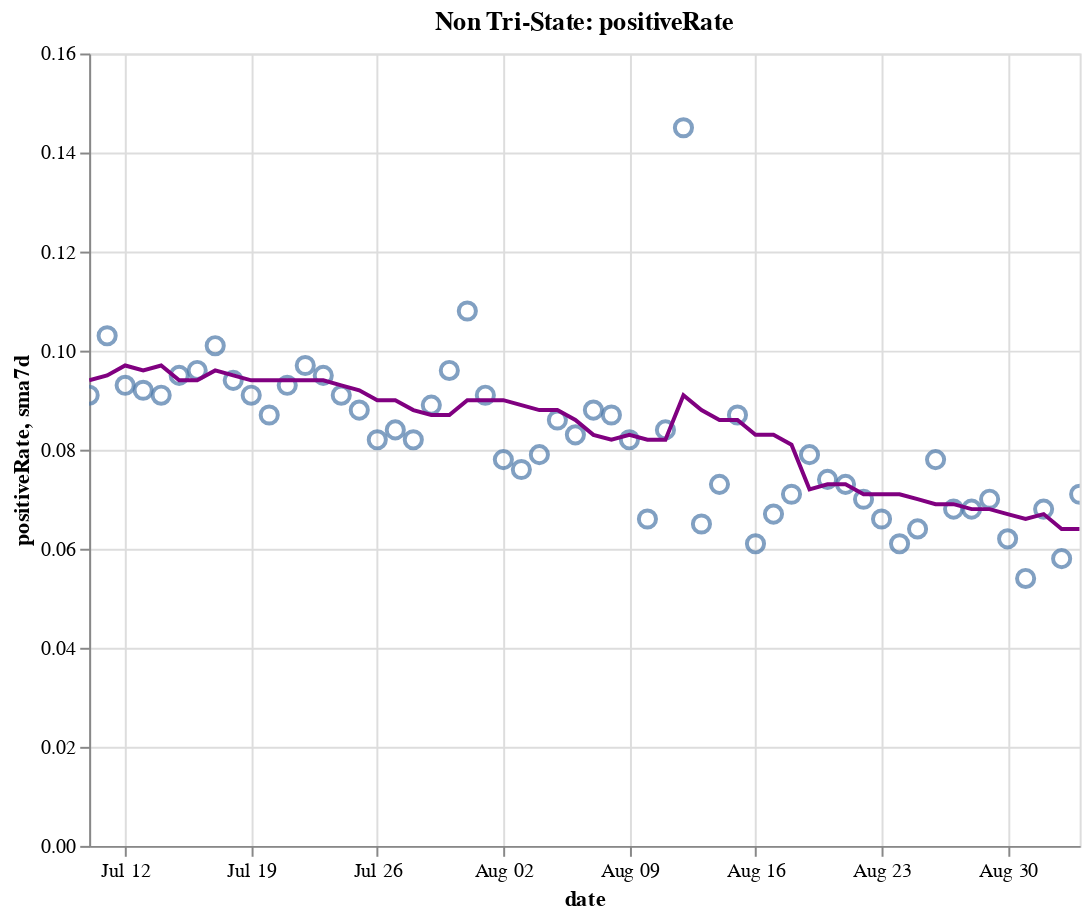

The code cell stored with this chart in its notebook:
### Code cell
create_plot(non_tristate, 'positiveRate')

### Figure 1 — Vega-Lite specification as saved in the notebook (floating-point values rounded to 4 significant figures)
{"config": {"view": {"continuousWidth": 400, "continuousHeight": 300}}, "layer": [{"layer": [{"mark": {"type": "point", "size": 75}, "encoding": {"tooltip": [{"type": "temporal", "field": "date"}, {"type": "quantitative", "field": "positiveRate"}, {"type": "quantitative", "field": "sma7d"}], "x": {"type": "temporal", "field": "date"}, "y": {"type": "quantitative", "field": "positiveRate"}}, "selection": {"selector016": {"type": "interval", "bind": "scales", "encodings": ["x", "y"]}}}, {"mark": {"type": "line", "color": "purple"}, "encoding": {"x": {"type": "temporal", "field": "date"}, "y": {"type": "quantitative", "field": "sma7d"}}}]}, {"mark": {"type": "rule", "color": "#aaa"}, "encoding": {"x": {"type": "temporal", "field": "date"}}, "transform": [{"filter": {"selection": "selector015"}}]}, {"mark": "circle", "encoding": {"opacity": {"condition": {"value": 1, "selection": "selector015"}, "value": 0}, "tooltip": [{"type": "temporal", "field": "date"}, {"type": "quantitative", "field": "positiveRate"}, {"type": "quantitative", "field": "sma7d"}], "x": {"type": "temporal", "field": "date"}, "y": {"type": "quantitative", "field": "positiveRate"}}, "selection": {"selector015": {"type": "single", "encodings": ["x"], "on": "mouseover", "nearest": true, "empty": "none"}}}, {"mark": {"type": "text", "align": "left", "dx": 5, "dy": -5, "stroke": "white", "strokeWidth": 2}, "encoding": {"text": {"type": "quantitative", "field": "positiveRate"}, "tooltip": [{"type": "temporal", "field": "date"}, {"type": "quantitative", "field": "positiveRate"}, {"type": "quantitative", "field": "sma7d"}], "x": {"type": "temporal", "field": "date"}, "y": {"type": "quantitative", "field": "positiveRate"}}, "transform": [{"filter": {"selection": "selector015"}}]}, {"mark": {"type": "text", "align": "left", "dx": 5, "dy": -5}, "encoding": {"text": {"type": "quantitative", "field": "positiveRate"}, "tooltip": [{"type": "temporal", "field": "date"}, {"type": "quantitative", "field": "positiveRate"}, {"type": "quantitative", "field": "sma7d"}], "x": {"type": "temporal", "field": "date"}, "y": {"type": "quantitative", "field": "positiveRate"}}, "transform": [{"filter": {"selection": "selector015"}}]}], "data": {"name": "data-5b51c091fc4db7602740b8ed9f1bff5e"}, "height": 400, "title": "Non Tri-State: positiveRate", "width": 500, "$schema": "https://vega.github.io/schema/vega-lite/v4.8.1.json", "datasets": {"data-5b51c091fc4db7602740b8ed9f1bff5e": [{"date": "2020-07-10T00:00:00", "totalTestResultsIncrease": 717600.0, "positiveIncrease": 65590.0, "death": 81650.0, "deathIncrease": 814.0, "positiveRate": 0.091, "state": "Non Tri-State", "sma7d": 0.094}, {"date": "2020-07-11T00:00:00", "totalTestResultsIncrease": 600600.0, "positiveIncrease": 61840.0, "death": 82350.0, "deathIncrease": 705.0, "positiveRate": 0.103, "state": "Non Tri-State", "sma7d": 0.095}, {"date": "2020-07-12T00:00:00", "totalTestResultsIncrease": 651700.0, "positiveIncrease": 60300.0, "death": 82810.0, "deathIncrease": 455.0, "positiveRate": 0.093, "state": "Non Tri-State", "sma7d": 0.097}, {"date": "2020-07-13T00:00:00", "totalTestResultsIncrease": 622800.0, "positiveIncrease": 57090.0, "death": 83080.0, "deathIncrease": 275.0, "positiveRate": 0.092, "state": "Non Tri-State", "sma7d": 0.096}, {"date": "2020-07-14T00:00:00", "totalTestResultsIncrease": 677000.0, "positiveIncrease": 61400.0, "death": 83790.0, "deathIncrease": 708.0, "positiveRate": 0.091, "state": "Non Tri-State", "sma7d": 0.097}, {"date": "2020-07-15T00:00:00", "totalTestResultsIncrease": 677000.0, "positiveIncrease": 64500.0, "death": 84610.0, "deathIncrease": 816.0, "positiveRate": 0.095, "state": "Non Tri-State", "sma7d": 0.094}, {"date": "2020-07-16T00:00:00", "totalTestResultsIncrease": 727800.0, "positiveIncrease": 69930.0, "death": 85500.0, "deathIncrease": 896.0, "positiveRate": 0.096, "state": "Non Tri-State", "sma7d": 0.094}, {"date": "2020-07-17T00:00:00", "totalTestResultsIncrease": 752000.0, "positiveIncrease": 75880.0, "death": 86420.0, "deathIncrease": 915.0, "positiveRate": 0.101, "state": "Non Tri-State", "sma7d": 0.096}, {"date": "2020-07-18T00:00:00", "totalTestResultsIncrease": 681400.0, "positiveIncrease": 63930.0, "death": 87260.0, "deathIncrease": 846.0, "positiveRate": 0.094, "state": "Non Tri-State", "sma7d": 0.095}, {"date": "2020-07-19T00:00:00", "totalTestResultsIncrease": 703600.0, "positiveIncrease": 63790.0, "death": 87770.0, "deathIncrease": 506.0, "positiveRate": 0.091, "state": "Non Tri-State", "sma7d": 0.094}, {"date": "2020-07-20T00:00:00", "totalTestResultsIncrease": 645700.0, "positiveIncrease": 56180.0, "death": 88110.0, "deathIncrease": 335.0, "positiveRate": 0.087, "state": "Non Tri-State", "sma7d": 0.094}, {"date": "2020-07-21T00:00:00", "totalTestResultsIncrease": 673600.0, "positiveIncrease": 62740.0, "death": 89120.0, "deathIncrease": 1014.0, "positiveRate": 0.093, "state": "Non Tri-State", "sma7d": 0.094}, {"date": "2020-07-22T00:00:00", "totalTestResultsIncrease": 699400.0, "positiveIncrease": 68110.0, "death": 90260.0, "deathIncrease": 1137.0, "positiveRate": 0.097, "state": "Non Tri-State", "sma7d": 0.094}, {"date": "2020-07-23T00:00:00", "totalTestResultsIncrease": 744000.0, "positiveIncrease": 70490.0, "death": 91270.0, "deathIncrease": 1015.0, "positiveRate": 0.095, "state": "Non Tri-State", "sma7d": 0.094}, {"date": "2020-07-24T00:00:00", "totalTestResultsIncrease": 803900.0, "positiveIncrease": 73480.0, "death": 92400.0, "deathIncrease": 1129.0, "positiveRate": 0.091, "state": "Non Tri-State", "sma7d": 0.093}, {"date": "2020-07-25T00:00:00", "totalTestResultsIncrease": 719000.0, "positiveIncrease": 63480.0, "death": 93400.0, "deathIncrease": 999.0, "positiveRate": 0.088, "state": "Non Tri-State", "sma7d": 0.092}, {"date": "2020-07-26T00:00:00", "totalTestResultsIncrease": 732400.0, "positiveIncrease": 59970.0, "death": 93940.0, "deathIncrease": 544.0, "positiveRate": 0.082, "state": "Non Tri-State", "sma7d": 0.09}, {"date": "2020-07-27T00:00:00", "totalTestResultsIncrease": 642900.0, "positiveIncrease": 54060.0, "death": 94970.0, "deathIncrease": 1026.0, "positiveRate": 0.084, "state": "Non Tri-State", "sma7d": 0.09}, {"date": "2020-07-28T00:00:00", "totalTestResultsIncrease": 672600.0, "positiveIncrease": 55340.0, "death": 96060.0, "deathIncrease": 1086.0, "positiveRate": 0.082, "state": "Non Tri-State", "sma7d": 0.088}, {"date": "2020-07-29T00:00:00", "totalTestResultsIncrease": 730700.0, "positiveIncrease": 65310.0, "death": 97520.0, "deathIncrease": 1466.0, "positiveRate": 0.089, "state": "Non Tri-State", "sma7d": 0.087}, {"date": "2020-07-30T00:00:00", "totalTestResultsIncrease": 711300.0, "positiveIncrease": 68310.0, "death": 98750.0, "deathIncrease": 1229.0, "positiveRate": 0.096, "state": "Non Tri-State", "sma7d": 0.087}, {"date": "2020-07-31T00:00:00", "totalTestResultsIncrease": 611000.0, "positiveIncrease": 66150.0, "death": 100000.0, "deathIncrease": 1295.0, "positiveRate": 0.108, "state": "Non Tri-State", "sma7d": 0.09}, {"date": "2020-08-01T00:00:00", "totalTestResultsIncrease": 662600.0, "positiveIncrease": 59980.0, "death": 101200.0, "deathIncrease": 1164.0, "positiveRate": 0.091, "state": "Non Tri-State", "sma7d": 0.09}, {"date": "2020-08-02T00:00:00", "totalTestResultsIncrease": 591300.0, "positiveIncrease": 45900.0, "death": 101700.0, "deathIncrease": 486.0, "positiveRate": 0.078, "state": "Non Tri-State", "sma7d": 0.09}, {"date": "2020-08-03T00:00:00", "totalTestResultsIncrease": 639400.0, "positiveIncrease": 48710.0, "death": 102200.0, "deathIncrease": 502.0, "positiveRate": 0.076, "state": "Non Tri-State", "sma7d": 0.089}, {"date": "2020-08-04T00:00:00", "totalTestResultsIncrease": 638600.0, "positiveIncrease": 50720.0, "death": 103400.0, "deathIncrease": 1241.0, "positiveRate": 0.079, "state": "Non Tri-State", "sma7d": 0.088}, {"date": "2020-08-05T00:00:00", "totalTestResultsIncrease": 593000.0, "positiveIncrease": 51220.0, "death": 104800.0, "deathIncrease": 1335.0, "positiveRate": 0.086, "state": "Non Tri-State", "sma7d": 0.088}, {"date": "2020-08-06T00:00:00", "totalTestResultsIncrease": 642000.0, "positiveIncrease": 53090.0, "death": 106000.0, "deathIncrease": 1238.0, "positiveRate": 0.083, "state": "Non Tri-State", "sma7d": 0.086}, {"date": "2020-08-07T00:00:00", "totalTestResultsIncrease": 685100.0, "positiveIncrease": 60200.0, "death": 107300.0, "deathIncrease": 1313.0, "positiveRate": 0.088, "state": "Non Tri-State", "sma7d": 0.083}, {"date": "2020-08-08T00:00:00", "totalTestResultsIncrease": 608500.0, "positiveIncrease": 52640.0, "death": 108400.0, "deathIncrease": 1075.0, "positiveRate": 0.087, "state": "Non Tri-State", "sma7d": 0.082}, {"date": "2020-08-09T00:00:00", "totalTestResultsIncrease": 609200.0, "positiveIncrease": 49760.0, "death": 109000.0, "deathIncrease": 604.0, "positiveRate": 0.082, "state": "Non Tri-State", "sma7d": 0.083}, {"date": "2020-08-10T00:00:00", "totalTestResultsIncrease": 626400.0, "positiveIncrease": 41110.0, "death": 109400.0, "deathIncrease": 417.0, "positiveRate": 0.066, "state": "Non Tri-State", "sma7d": 0.082}, {"date": "2020-08-11T00:00:00", "totalTestResultsIncrease": 648300.0, "positiveIncrease": 54470.0, "death": 110700.0, "deathIncrease": 1307.0, "positiveRate": 0.084, "state": "Non Tri-State", "sma7d": 0.082}, {"date": "2020-08-12T00:00:00", "totalTestResultsIncrease": 378700.0, "positiveIncrease": 54950.0, "death": 112200.0, "deathIncrease": 1495.0, "positiveRate": 0.145, "state": "Non Tri-State", "sma7d": 0.091}, {"date": "2020-08-13T00:00:00", "totalTestResultsIncrease": 776600.0, "positiveIncrease": 50290.0, "death": 113400.0, "deathIncrease": 1145.0, "positiveRate": 0.065, "state": "Non Tri-State", "sma7d": 0.088}, {"date": "2020-08-14T00:00:00", "totalTestResultsIncrease": 740400.0, "positiveIncrease": 54220.0, "death": 114600.0, "deathIncrease": 1199.0, "positiveRate": 0.073, "state": "Non Tri-State", "sma7d": 0.086}, {"date": "2020-08-15T00:00:00", "totalTestResultsIncrease": 636500.0, "positiveIncrease": 55140.0, "death": 115800.0, "deathIncrease": 1200.0, "positiveRate": 0.087, "state": "Non Tri-State", "sma7d": 0.086}, {"date": "2020-08-16T00:00:00", "totalTestResultsIncrease": 683900.0, "positiveIncrease": 41870.0, "death": 116400.0, "deathIncrease": 611.0, "positiveRate": 0.061, "state": "Non Tri-State", "sma7d": 0.083}, {"date": "2020-08-17T00:00:00", "totalTestResultsIncrease": 548000.0, "positiveIncrease": 36790.0, "death": 116800.0, "deathIncrease": 394.0, "positiveRate": 0.067, "state": "Non Tri-State", "sma7d": 0.083}, {"date": "2020-08-18T00:00:00", "totalTestResultsIncrease": 564300.0, "positiveIncrease": 39820.0, "death": 118000.0, "deathIncrease": 1178.0, "positiveRate": 0.071, "state": "Non Tri-State", "sma7d": 0.081}, {"date": "2020-08-19T00:00:00", "totalTestResultsIncrease": 558900.0, "positiveIncrease": 43930.0, "death": 119400.0, "deathIncrease": 1402.0, "positiveRate": 0.079, "state": "Non Tri-State", "sma7d": 0.072}, {"date": "2020-08-20T00:00:00", "totalTestResultsIncrease": 582400.0, "positiveIncrease": 42940.0, "death": 120500.0, "deathIncrease": 1122.0, "positiveRate": 0.074, "state": "Non Tri-State", "sma7d": 0.073}, {"date": "2020-08-21T00:00:00", "totalTestResultsIncrease": 622200.0, "positiveIncrease": 45480.0, "death": 121600.0, "deathIncrease": 1109.0, "positiveRate": 0.073, "state": "Non Tri-State", "sma7d": 0.073}, {"date": "2020-08-22T00:00:00", "totalTestResultsIncrease": 645900.0, "positiveIncrease": 45170.0, "death": 122600.0, "deathIncrease": 1023.0, "positiveRate": 0.07, "state": "Non Tri-State", "sma7d": 0.071}, {"date": "2020-08-23T00:00:00", "totalTestResultsIncrease": 555200.0, "positiveIncrease": 36740.0, "death": 123200.0, "deathIncrease": 563.0, "positiveRate": 0.066, "state": "Non Tri-State", "sma7d": 0.071}, {"date": "2020-08-24T00:00:00", "totalTestResultsIncrease": 547000.0, "positiveIncrease": 33520.0, "death": 123500.0, "deathIncrease": 333.0, "positiveRate": 0.061, "state": "Non Tri-State", "sma7d": 0.071}, {"date": "2020-08-25T00:00:00", "totalTestResultsIncrease": 552300.0, "positiveIncrease": 35410.0, "death": 124600.0, "deathIncrease": 1138.0, "positiveRate": 0.064, "state": "Non Tri-State", "sma7d": 0.07}, {"date": "2020-08-26T00:00:00", "totalTestResultsIncrease": 544800.0, "positiveIncrease": 42320.0, "death": 125900.0, "deathIncrease": 1280.0, "positiveRate": 0.078, "state": "Non Tri-State", "sma7d": 0.069}, {"date": "2020-08-27T00:00:00", "totalTestResultsIncrease": 625700.0, "positiveIncrease": 42760.0, "death": 127000.0, "deathIncrease": 1116.0, "positiveRate": 0.068, "state": "Non Tri-State", "sma7d": 0.069}, {"date": "2020-08-28T00:00:00", "totalTestResultsIncrease": 671000.0, "positiveIncrease": 45410.0, "death": 128000.0, "deathIncrease": 1011.0, "positiveRate": 0.068, "state": "Non Tri-State", "sma7d": 0.068}, {"date": "2020-08-29T00:00:00", "totalTestResultsIncrease": 623200.0, "positiveIncrease": 43520.0, "death": 129100.0, "deathIncrease": 1005.0, "positiveRate": 0.07, "state": "Non Tri-State", "sma7d": 0.068}, {"date": "2020-08-30T00:00:00", "totalTestResultsIncrease": 617900.0, "positiveIncrease": 38510.0, "death": 129500.0, "deathIncrease": 463.0, "positiveRate": 0.062, "state": "Non Tri-State", "sma7d": 0.067}, {"date": "2020-08-31T00:00:00", "totalTestResultsIncrease": 552200.0, "positiveIncrease": 30020.0, "death": 129900.0, "deathIncrease": 357.0, "positiveRate": 0.054, "state": "Non Tri-State", "sma7d": 0.066}, {"date": "2020-09-01T00:00:00", "totalTestResultsIncrease": 606900.0, "positiveIncrease": 41210.0, "death": 130900.0, "deathIncrease": 1018.0, "positiveRate": 0.068, "state": "Non Tri-State", "sma7d": 0.067}, {"date": "2020-09-02T00:00:00", "totalTestResultsIncrease": 506100.0, "positiveIncrease": 29290.0, "death": 131900.0, "deathIncrease": 1015.0, "positiveRate": 0.058, "state": "Non Tri-State", "sma7d": 0.064}, {"date": "2020-09-03T00:00:00", "totalTestResultsIncrease": 603200.0, "positiveIncrease": 42930.0, "death": 133000.0, "deathIncrease": 1055.0, "positiveRate": 0.071, "state": "Non Tri-State", "sma7d": 0.064}]}}
